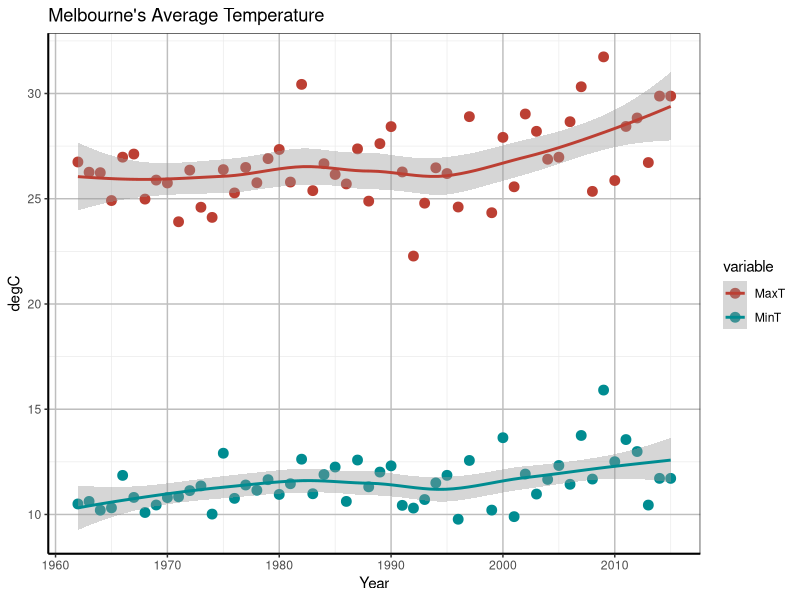

Reproduce this figure in R.

library(dplyr)
library(ggplot2)
library(reshape2)


data2 <- read.csv("data/kerang.csv", as.is=TRUE, header=TRUE)
data2 <- na.omit(data2)

max.temp <- select(data2, everything())%>%
  filter(Month == 11 )%>%
        #filter(Month %in% c(6,7,8)) %>%
  filter(Year >=1900 & Year <= 2015)%>%
  group_by(Year)%>%
  summarize(MaxT = mean(Max), MinT = mean(Min))

tall.temp <- melt(max.temp, id.vars="Year")

plot <- ggplot(tall.temp, aes(Year,value, col=variable)) + 
        geom_point(size=3) + 
        geom_smooth(method=loess) + 
        ggtitle("Melbourne's Average Temperature") +
        scale_color_hue(l=45) +
        ylab("degC") 

plot <- plot + theme_bw()

plot <- plot + theme(panel.grid.major = element_line(size = 0.5, color = "grey"), axis.line = element_line(size = 0.7, color = "black"))    
plot
  
